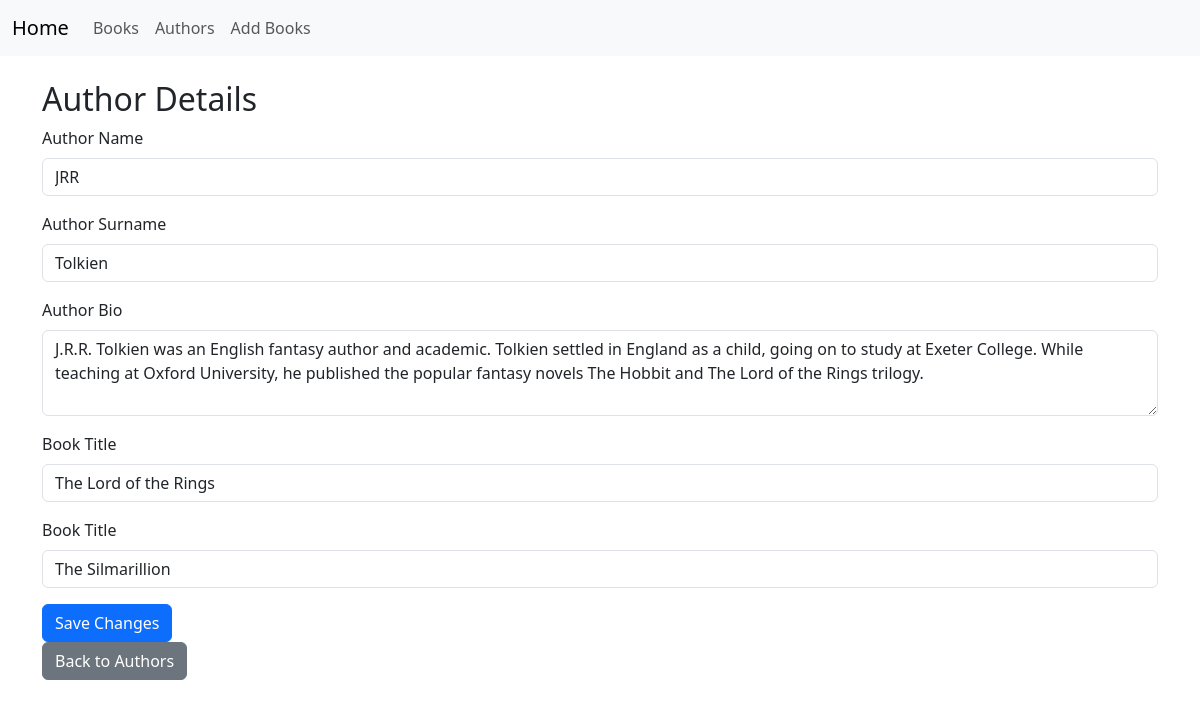
Page /authors/3 on the committed database.
### app/models.py (models this page shows, shortened)
class Author(db.Model):
    id = db.Column(db.Integer, primary_key=True)
    name = db.Column(db.String(100), nullable=False)
    surname = db.Column(db.String(100), nullable=False)
    bio = db.Column(db.Text)

class Book(db.Model):
    id = db.Column(db.Integer, primary_key=True)
    title = db.Column(db.String(100), unique=True, nullable=False)
    description = db.Column(db.Text)
    status_id = db.Column(db.Integer, db.ForeignKey('status.id'))
    authors = db.relationship('Author', secondary=book_authors, backref=db.backref('books', lazy='dynamic'))
    status = db.relationship('Status', backref='book_status', lazy=True)

### app/routes.py (the view, shortened to what this page needs)
@app.route('/authors/<int:author_id>', methods=['GET', 'POST'])
def authors_details(author_id):
    author = Author.query.get(author_id)
    return render_template('author_details.html', author=author)

### app/templates/author_details.html (shortened to what this page needs)
{% extends "index.html" %}
{% block content %}
    <h2>Author Details</h2>
    <form method="POST">
        <div class="mb-3">
            <label for="name" class="form-label">Author Name</label>
            <input type="text" class="form-control" id="name" name="name" value="{{ author.name }}" required>
        </div>
        <div class="mb-3">
            <label for="surname" class="form-label">Author Surname</label>
            <input type="text" class="form-control" id="surname" name="surname" value="{{ author.surname }}" required>
        </div>
        <div class="mb-3">
            <label for="bio" class="form-label">Author Bio</label>
            <textarea class="form-control" id="bio" name="bio" rows="3" required>{{ author.bio }}</textarea>
        </div>
        {% for book in author.books %}
            <div class="mb-3">
                <label for="book_title{{ loop.index }}" class="form-label">Book Title</label>
                <input type="text" class="form-control" id="book_title{{ loop.index }}" name="book_title{{ loop.index }}" value="{{ book.title }}" required>
            </div>
        {% endfor %}
        <button type="submit" class="btn btn-primary">Save Changes</button>
    </form>
    <a href="{{ url_for('authors') }}" class="btn btn-secondary">Back to Authors</a>
{% endblock %}

### rows in the picture
Author: name "JRR", surname "Tolkien", bio "J.R.R. Tolkien was an English fantasy author and academic. Tolkien settled in England as a child, going on to study at Exeter College. While teaching at Oxford University, he published the popular fantasy novels The Hobbit and The Lord of the Rings trilogy."
Book: title "The Lord of the Rings"
Book: title "The Silmarillion"
